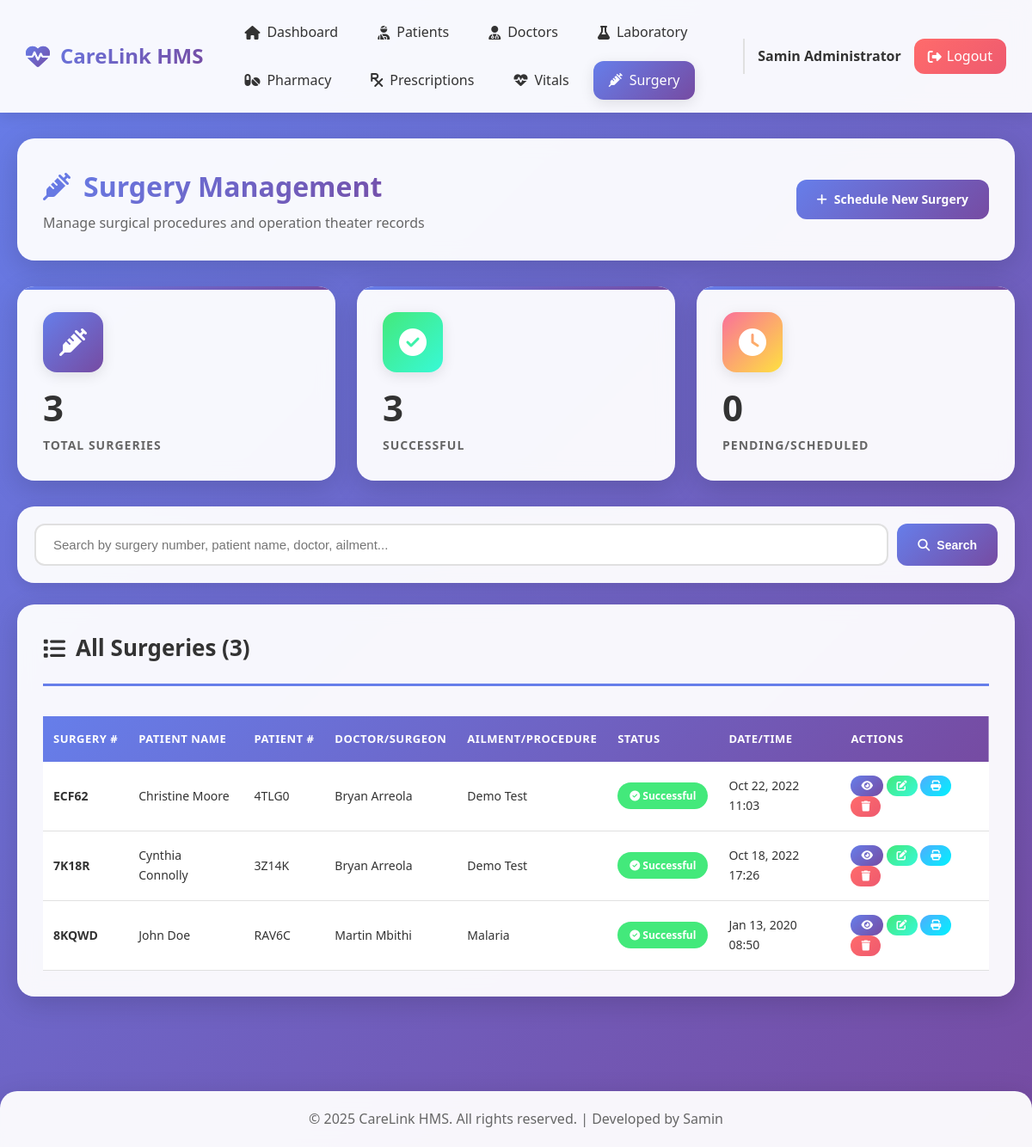
Page /backend/admin/surgery.php (signed in) on the earlier database version.
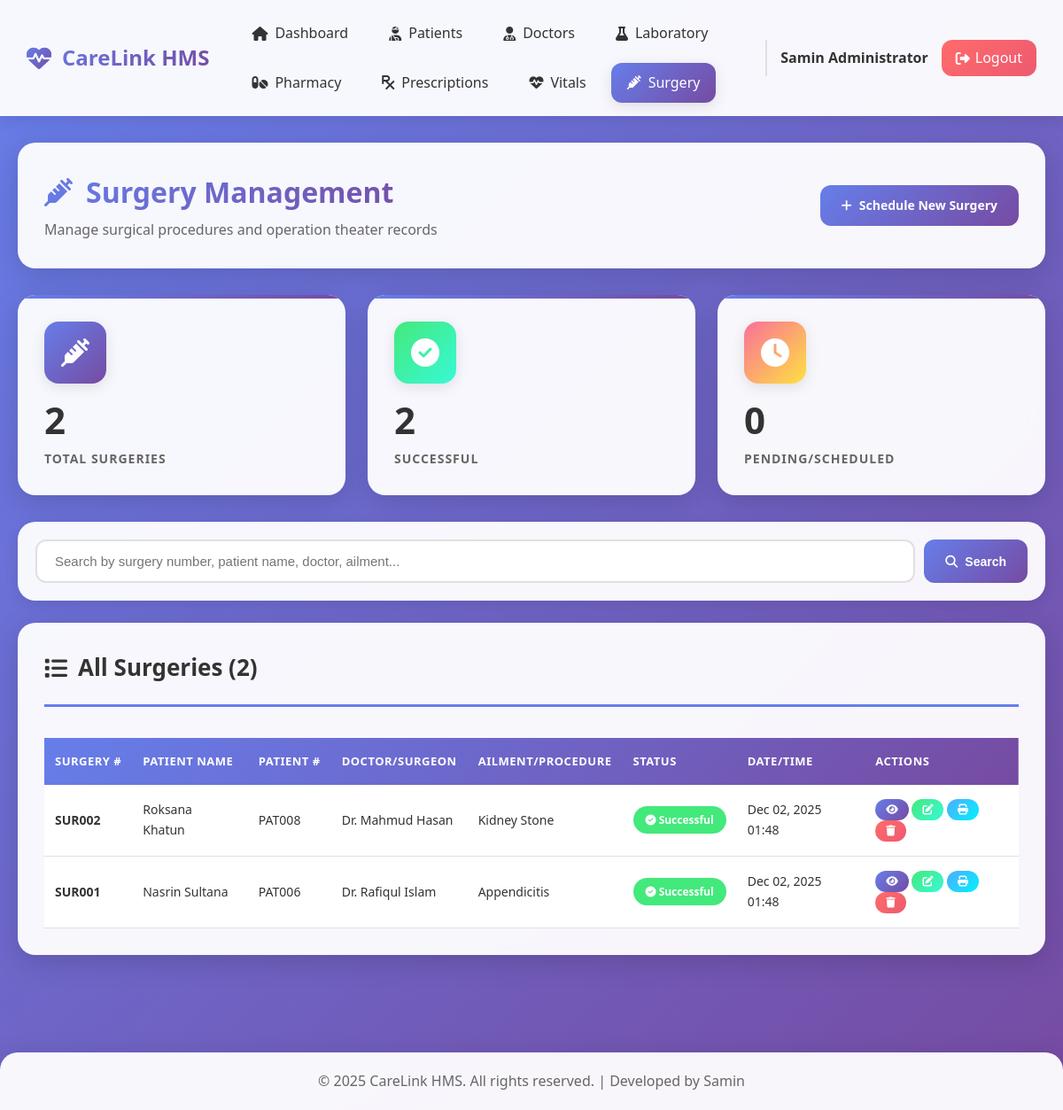
Same page on the later database version.
### tables this page shows
CREATE TABLE `his_surgery` (
  `s_id` int(11) NOT NULL,
  `s_number` varchar(200) DEFAULT NULL,
  `s_doc` varchar(200) DEFAULT NULL,
  `s_pat_number` varchar(200) DEFAULT NULL,
  `s_pat_name` varchar(200) DEFAULT NULL,
  `s_pat_ailment` varchar(200) DEFAULT NULL,
  `s_pat_date` timestamp(6) NOT NULL DEFAULT current_timestamp(6) ON UPDATE current_timestamp(6),
  `s_pat_status` varchar(200) DEFAULT NULL
);

### backend/admin/surgery.php (the view, shortened to what the changed rows need)
<?php
require_once '../includes/header.php';
$surgeries = mysqli_query($conn, "SELECT s.*, p.pat_fname, p.pat_lname, p.pat_phone, p.pat_type
                                   FROM his_surgery s
                                   LEFT JOIN his_patients p ON s.s_pat_number = p.pat_number
                                   ORDER BY s.s_pat_date DESC");
$total = mysqli_num_rows($surgeries);
$successful = mysqli_query($conn, "SELECT COUNT(*) as count FROM his_surgery WHERE s_pat_status = 'Successful'");
$successful_count = mysqli_fetch_assoc($successful)['count'];
?>
<div class="container">
    <div class="page-header">
        <div>
            <h1><i class="fas fa-syringe"></i> Surgery Management</h1>
        </div>
    </div>
    <div class="stats-grid" style="margin-bottom: 30px;">
        <div class="stat-card">
            <div class="stat-icon" style="background: linear-gradient(135deg, #667eea, #764ba2);">
                <i class="fas fa-syringe"></i>
            </div>
            <div class="stat-value"><?php echo $total; ?></div>
            <div class="stat-label">Total Surgeries</div>
        </div>
        <div class="stat-card">
            <div class="stat-icon" style="background: linear-gradient(135deg, #43e97b, #38f9d7);">
                <i class="fas fa-check-circle"></i>
            </div>
            <div class="stat-value"><?php echo $successful_count; ?></div>
            <div class="stat-label">Successful</div>
        </div>
    </div>
    <div class="content-card">
        <div class="card-header">
            <h2><i class="fas fa-list"></i> All Surgeries (<?php echo mysqli_num_rows($surgeries); ?>)</h2>
        </div>
        <div class="table-responsive">
            <table class="data-table">
                <thead>
                    <tr>
                        <th>Surgery #</th>
                        <th>Patient Name</th>
                        <th>Patient #</th>
                        <th>Doctor/Surgeon</th>
                        <th>Ailment/Procedure</th>
                        <th>Status</th>
                        <th>Date/Time</th>
                        <th>Actions</th>
                    </tr>
                </thead>
                <tbody>
                    <?php if(mysqli_num_rows($surgeries) > 0): ?>
                        <?php while ($surgery = mysqli_fetch_assoc($surgeries)):
                            $status = $surgery['s_pat_status'];
                            $badge_class = 'secondary';
                            $icon = 'clock';
                            if($status == 'Successful') {
                                $badge_class = 'success';
                                $icon = 'check-circle';
                            } elseif($status == 'Failed' || $status == 'Cancelled') {
                                $badge_class = 'danger';
                                $icon = 'times-circle';
                            } elseif($status == 'In Progress') {
                                $badge_class = 'warning';
                                $icon = 'spinner';
                            }
                        ?>
                        <tr>
                            <td><strong><?php echo $surgery['s_number']; ?></strong></td>
                            <td><?php echo $surgery['s_pat_name']; ?></td>
                            <td><?php echo $surgery['s_pat_number']; ?></td>
                            <td><?php echo $surgery['s_doc']; ?></td>
                            <td><?php echo $surgery['s_pat_ailment']; ?></td>
                            <td>
                                <span class="badge badge-<?php echo $badge_class; ?>">
                                    <i class="fas fa-<?php echo $icon; ?>"></i>
                                    <?php echo $status ? $status : 'Scheduled'; ?>
                                </span>
                            </td>
                            <td><?php echo date('M d, Y H:i', strtotime($surgery['s_pat_date'])); ?></td>
                            <td>
                                <a href="view_surgery.php?id=<?php echo $surgery['s_id']; ?>" class="btn btn-sm btn-primary" title="View Details">
                                    <i class="fas fa-eye"></i>
                                </a>
                                <a href="edit_surgery.php?id=<?php echo $surgery['s_id']; ?>" class="btn btn-sm btn-success" title="Edit">
                                    <i class="fas fa-edit"></i>
                                </a>
                                <a href="print_surgery_report.php?id=<?php echo $surgery['s_id']; ?>" class="btn btn-sm btn-info" title="Print Report" target="_blank">
                                    <i class="fas fa-print"></i>
                                </a>
                                <a href="delete_surgery.php?id=<?php echo $surgery['s_id']; ?>"
                                   class="btn btn-sm btn-danger"
                                   onclick="return confirm('Are you sure you want to delete this surgery record?');"
                                   title="Delete">
                                    <i class="fas fa-trash"></i>
                                </a>
                            </td>
                        </tr>
                        <?php endwhile; ?>
                    <?php endif; ?>
                </tbody>
            </table>
        </div>
    </div>
</div>
<?php require_once '../includes/footer.php'; ?>

Differences in the rows shown:
removed his_surgery: s_number "ECF62", s_pat_name "Christine Moore", s_pat_number "4TLG0", s_doc "Bryan Arreola", s_pat_ailment "Demo Test", s_pat_status "Successful", s_pat_date "Oct 22, 2022 11:03"
removed his_surgery: s_number "7K18R", s_pat_name "Cynthia Connolly", s_pat_number "3Z14K", s_doc "Bryan Arreola", s_pat_ailment "Demo Test", s_pat_status "Successful", s_pat_date "Oct 18, 2022 17:26"
changed his_surgery: s_number "8KQWD" → "SUR002"; s_pat_name "John Doe" → "Roksana Khatun"; s_pat_number "RAV6C" → "PAT008"; s_doc "Martin Mbithi" → "Dr. Mahmud Hasan"; s_pat_ailment "Malaria" → "Kidney Stone"; s_pat_date "Jan 13, 2020 08:50" → "Dec 02, 2025 01:48"
added his_surgery: s_number "SUR001", s_pat_name "Nasrin Sultana", s_pat_number "PAT006", s_doc "Dr. Rafiqul Islam", s_pat_ailment "Appendicitis", s_pat_status "Successful", s_pat_date "Dec 02, 2025 01:48"
Other differences:
$total: "3" → "2"
$successful_count: "3" → "2"
mysqli_num_rows($surgeries): "3" → "2"
